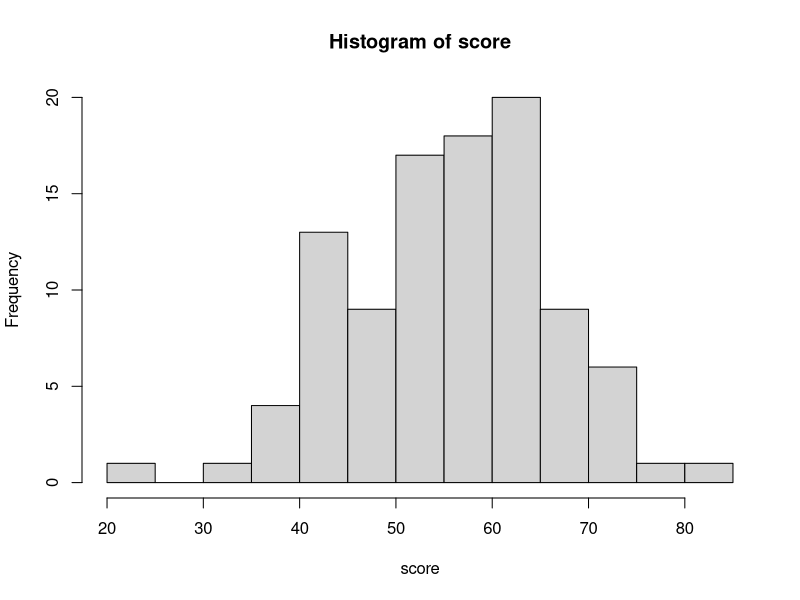
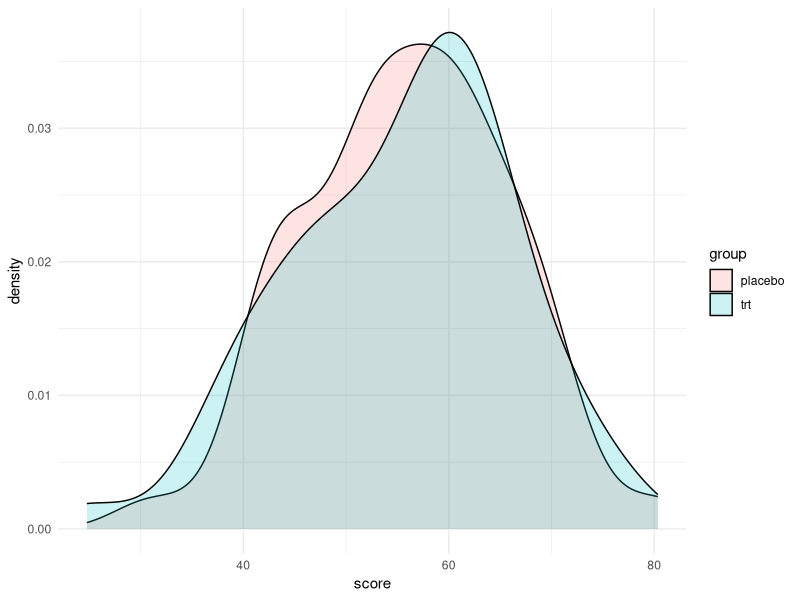
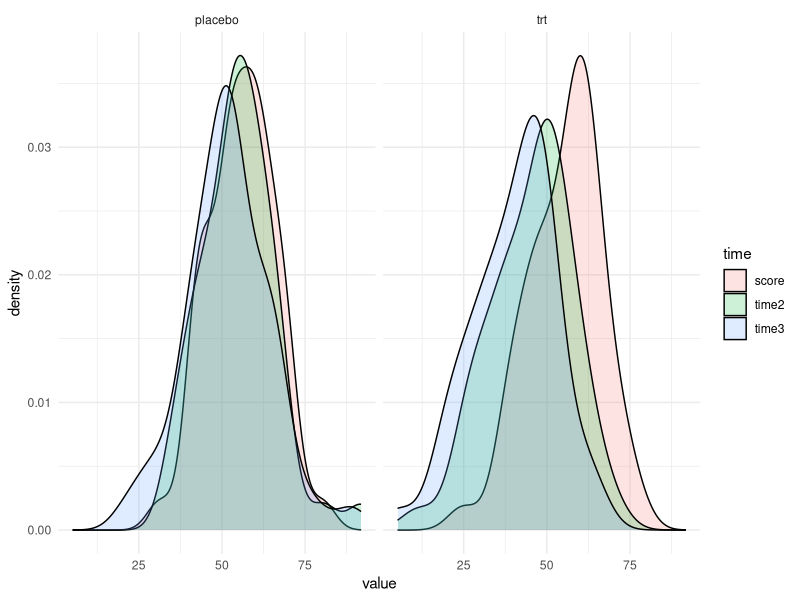
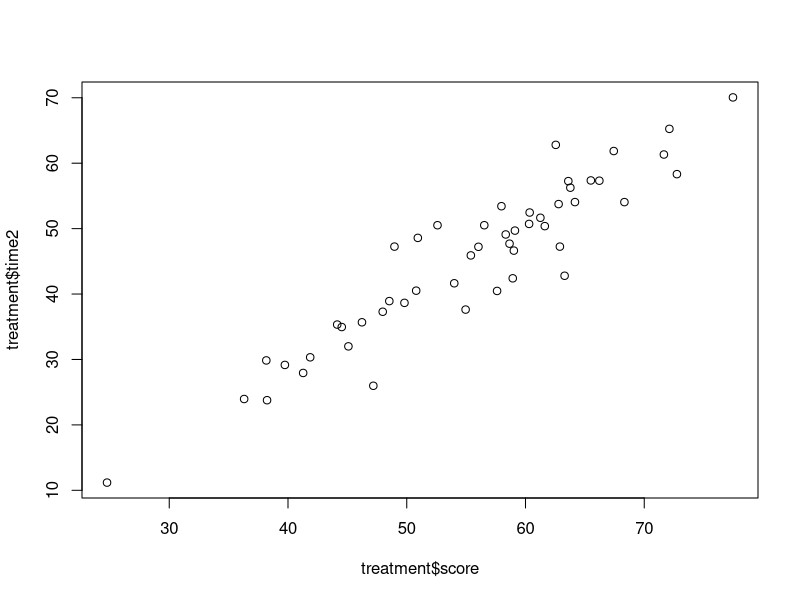
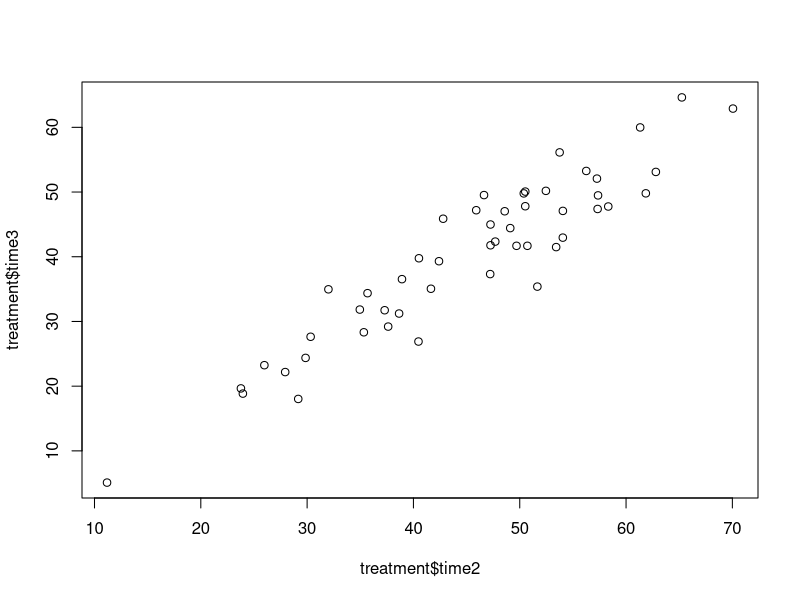

These charts were generated, in order, by the following R code:
## ---- chunk 1
# load libraries
require(ggplot2)
require(tidyr)
require(lme4)
require(lmerTest)
## ---- chunk 2
n = 100 # number of subjects
score <- rnorm(n, 55, 10) # generate data for PCL scores of PTSD patients
hist(score)
mean(score)
## ---- chunk 3
scoreTrt <-  score[1:(n/2)]
scorePlacebo <- score[((n/2)+1):n]
treatment <- data.frame(score = scoreTrt)
placebo <- data.frame(score = scorePlacebo)
treatment$group <- 'trt'
placebo$group <- 'placebo'
# and combine into your new data frame vegLengths
both <- rbind(treatment, placebo)
ggplot(both, aes(x=score, fill = group)) + geom_density(alpha = 0.2) + theme_minimal()
## ---- chunk 4
# in treatment group we remove an average of 10 points
changeTrt1 <- rnorm((n/2),10,5)
changeTrt2 <- rnorm((n/2),5,5)

treatment$time2 <- treatment$score - changeTrt1 
treatment$time3 <- treatment$time2 - changeTrt2 

# now for the plcebo group
changePlacebo1 <- rnorm((n/2),2,5)
changePlacebo2 <- rnorm((n/2),1,5)
placebo$time2 <- placebo$score - changePlacebo1 
placebo$time3 <- placebo$time2 - changePlacebo2 

both <- rbind(treatment, placebo)
both$subject <- as.factor(1:n)
both_long <- pivot_longer(both, cols = c('score','time2','time3'), names_to = 'time')
ggplot(both_long, aes(x=value, fill=time)) + facet_grid(~group) + geom_density(alpha=0.2) + theme_minimal()
## ---- chunk 5
model1 <- lmer(value ~ time * group + (1|subject), data= both_long)
summary(model1)
anova(model1)
## ---- chunk 6
model1.1 <- lmer(value ~ as.factor(time) * group + (1|subject), data= both_long)
summary(model1.1)
anova(model1.1)
## ---- chunk 7
model2 <- lmer(value ~ time * group + (1|group/subject), data= both_long)
summary(model2)
anova(model2)
## ---- chunk 8
# first build the dataset
both2 <- both
both2$baseline <- both2$score
both2_long <- pivot_longer(both2, cols = c('score','time2','time3'), names_to = 'time')
## ---- chunk 9
model3 <- lmer(value ~ time * group + baseline + (1|subject), data= both2_long)
summary(model3)
#anova(model3)
## ---- chunk 10
model3.1 <- lmer(value ~ as.factor(time) * group + baseline + (1|subject), data= both2_long)
summary(model3.1)
#anova(model3)
## ---- chunk 11
both2_long2 <- dplyr::filter(both2_long, time!='score')
model4 <- lmer(value ~ time * group + baseline + (1|group/subject), data= both2_long2)
summary(model4)
anova(model4)
## ---- chunk 12
model4.1 <- lmer(value ~ as.factor(time) * group + baseline + (1|group/subject), data= both2_long2)
summary(model4.1)
anova(model4.1)

## ---- chunk 13
p1 <- plot(treatment$score, treatment$time2)
cor.test(treatment$score, treatment$time2)
p2 <- plot(treatment$time2, treatment$time3)
cor.test(treatment$time2, treatment$time3)
